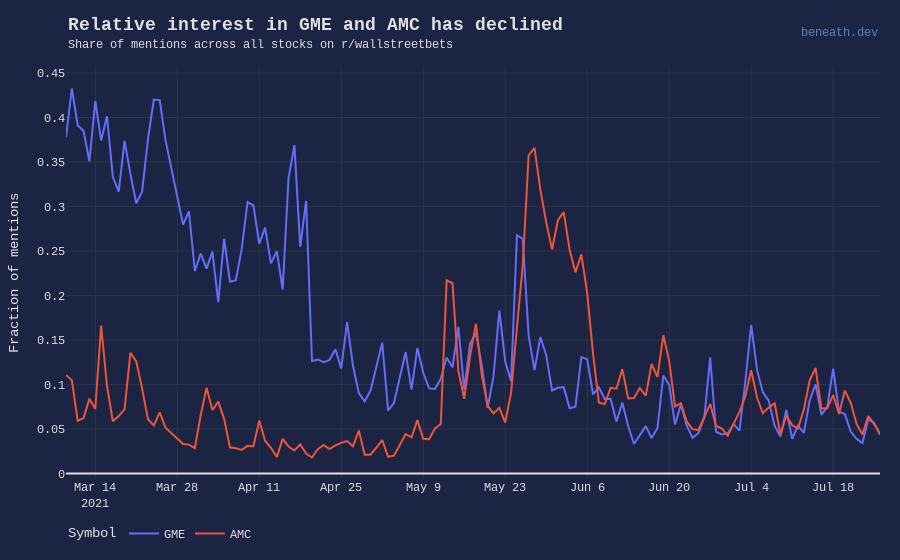

Write notebook code for a chart like this one.
### Code cell
# symbols_to_graph = top_symbols_month[0:10]
symbols_to_graph = ['AMC', 'GME']
fig = px.line(tmp[tmp['symbol'].isin(symbols_to_graph)].sort_values('day', ascending=False), 
              x="day",
              y="fraction_of_mentions", 
              line_group="symbol",
              color="symbol", 
              labels={'day': 'Day', 'fraction_of_mentions': 'Fraction of mentions', 'symbol': 'Symbol'},
            )
fig.update_layout(
    make_layout(
        title="Relative interest in GME and AMC has declined",
        subtitle="Share of mentions across all stocks on r/wallstreetbets",
        source_hidden=False,
        legend=True,
        override={
            'xaxis': {
                'title': ''
            }
        },
    )
)
fig.show()

### Figure 1 — Plotly figure (JSON) as saved in the notebook; plotly's stock layout.template omitted (floating-point values rounded to 4 significant figures; data arrays with more than 128 entries replaced by an {"elided": "..."} marker saying what was removed)
{"data": [{"hovertemplate": "Symbol=GME<br>Day=%{x}<br>Fraction of mentions=%{y}<extra></extra>", "legendgroup": "GME", "line": {"color": "#636efa", "dash": "solid"}, "mode": "lines", "name": "GME", "orientation": "v", "showlegend": true, "type": "scatter", "x": {"elided": "138 str values"}, "xaxis": "x", "y": {"elided": "138 float values"}, "yaxis": "y"}, {"hovertemplate": "Symbol=AMC<br>Day=%{x}<br>Fraction of mentions=%{y}<extra></extra>", "legendgroup": "AMC", "line": {"color": "#EF553B", "dash": "solid"}, "mode": "lines", "name": "AMC", "orientation": "v", "showlegend": true, "type": "scatter", "x": {"elided": "138 str values"}, "xaxis": "x", "y": {"elided": "138 float values"}, "yaxis": "y"}], "layout": {"annotations": [{"align": "right", "height": 40, "showarrow": false, "text": "<a style=\"color: rgb(100, 130, 180);\" href=\"https://beneath.dev/\">beneath.dev</a>", "x": 1, "xanchor": "right", "xref": "paper", "y": 1, "yanchor": "bottom", "yref": "paper", "yshift": 13}, {"align": "left", "font": {"size": 12}, "height": 16, "showarrow": false, "text": "Share of mentions across all stocks on r/wallstreetbets", "x": 0, "xanchor": "left", "xref": "paper", "y": 1, "yanchor": "bottom", "yref": "paper", "yshift": 13}, {"align": "left", "font": {"size": 18}, "height": 24, "showarrow": false, "text": "<b>Relative interest in GME and AMC has declined</b>", "x": 0, "xanchor": "left", "xref": "paper", "y": 1, "yanchor": "bottom", "yref": "paper", "yshift": 29}], "colorway": ["rgb(60, 170, 255)", "rgb(255, 60, 130)", "rgb(100, 200, 100)", "rgb(200, 220, 240)", "rgb(251, 241, 67)", "rgb(203, 60, 255)", "rgb(249, 148, 66)", "rgb(36, 130, 36)", "rgb(238, 255, 234)"], "dragmode": "select", "font": {"color": "#e1e1e1", "family": "SFMono-Regular,Menlo,Monaco,Consolas,Liberation Mono,Courier,monospace"}, "legend": {"orientation": "h", "title": {"text": "Symbol"}, "tracegroupgap": 0, "x": 0, "y": -0.1, "yanchor": "top"}, "margin": {"autoexpand": true, "b": 30, "l": 35, "r": 20, "t": 68}, "paper_bgcolor": "#1b2442", "plot_bgcolor": "#1b2442", "title": {"font": {"color": "#1b2442", "size": 1}, "text": "Relative interest in GME and AMC has declined"}, "xaxis": {"anchor": "y", "domain": [0, 1], "gridcolor": "rgb(44, 53, 72)", "title": {"text": ""}, "zerolinecolor": "#e1e1e1"}, "yaxis": {"anchor": "x", "domain": [0, 1], "gridcolor": "rgb(44, 53, 72)", "title": {"text": "Fraction of mentions"}, "zerolinecolor": "#e1e1e1"}}}
